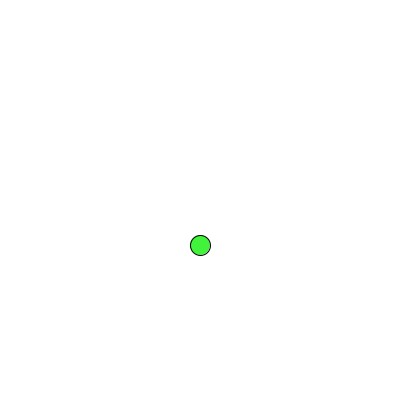
Frame 1 (no input)
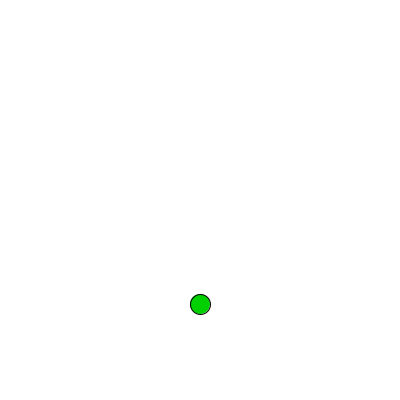
Frame 60 (the mouse pressed at the canvas centre just before this capture)
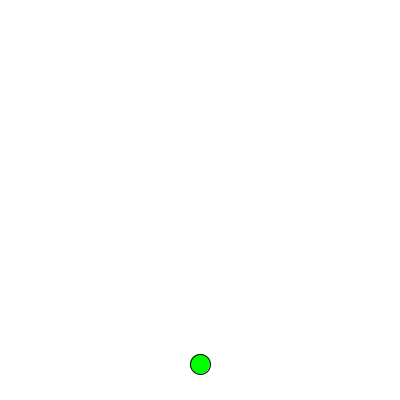
Frame 120 (the mouse held since frame 60 and released just before this capture)

The Processing sketch that drew these frames (run headless with seeded random() and noise(); from frame 60 on, the mouse is pressed at the canvas centre):

// Processing sketch: processing_66244
// ── processing_66244.pde

boolean direction = false;  //false means it is going down, true going up
int h = int(random(380));

int r = int(random(256));
int g = int(random(256));
int b = int(random(256));
int rUD;
int gUD;
int bUD;


void setup(){
  size(400,400);
  background(255);
  smooth();
}


void draw(){
  background(255);

  fill(r, g, b);
  ellipse(200, h, 20, 20);
 
  if (direction == false && h < 380){
    h++;
  }

  if (direction == true && h > 20){
    h--;
  }

  if(h >= 380){
    direction = true;
  }
  
  if(h <= 20){
    direction = false;
  }
  
  rUD = int(random(-20,20));
  gUD = int(random(-20,20));
  bUD = int(random(-20,20));
  
  r = r + rUD;
  g = g + gUD;
  b = b + bUD;
}
